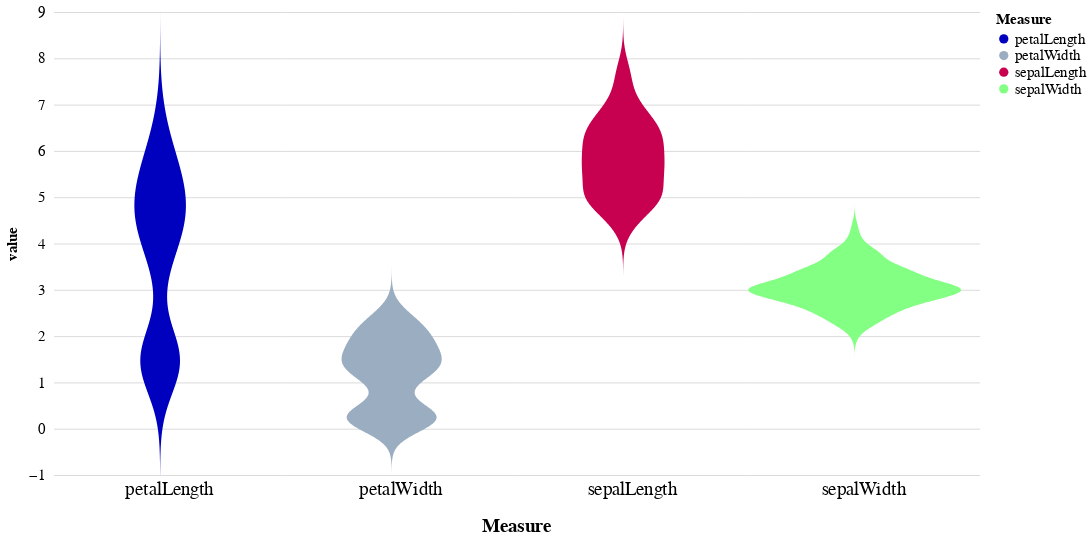

The cell this chart's notebook holds for it:
### Code cell
alt.Chart(dataset).transform_fold(
    ['petalWidth',
     'petalLength',
     'sepalWidth',
     'sepalLength'],
    as_ = ['Measure', 'value']
).transform_density(
    density='value',
    groupby=['Measure'],
    extent= [-1, 9],
    steps=1000
).mark_area(orient='horizontal').encode(
    y='value:Q',
    color='Measure:N',
    x=alt.X(
        'density:Q',
        stack='center',
        title=None,
        axis=alt.Axis(labels=False, values=[0],grid=False, ticks=True),
    ),
    column=alt.Column(
        'Measure:N',
        header=alt.Header(
            titleOrient='bottom',
            labelOrient='bottom',
            labelPadding=0,
        ),
    )
).properties(
    width=250,
    height=500
).configure_facet(
    spacing=0
).configure_view(
    stroke=None
)

### Figure 1 — Vega-Lite specification as saved in the notebook (floating-point values rounded to 4 significant figures; data arrays with more than 128 entries replaced by an {"elided": "..."} marker saying what was removed)
{"config": {"view": {"stroke": null}, "background": "white", "arc": {"fill": "#0000bf"}, "area": {"fill": "#0000bf"}, "bar": {"fill": "#0000bf"}, "boxplot": {"fill": "#0000bf"}, "circle": {"fill": "#0000bf"}, "line": {"stroke": "#0000bf"}, "mark": {"tooltip": true}, "path": {"stroke": "#0000bf"}, "point": {"stroke": "#0000bf"}, "rect": {"fill": "#0000bf"}, "rule": {"fill": "#0000bf"}, "shape": {"stroke": "#0000bf"}, "square": {"stroke": "#0000bf"}, "symbol": {"fill": "#0000bf"}, "title": {"font": "Arial", "color": "#000000", "fontSize": 25.0, "anchor": "start", "offset": 10}, "axis": {"titleFont": "Arial", "titleColor": "#000000", "titleFontSize": 16.0, "labelFont": "Arial", "labelColor": "#000000", "labelFontSize": 16.0, "gridColor": "#d9d9d9", "domainColor": "#000000", "tickColor": "#fff", "labelPadding": 10, "titlePadding": 10, "ticks": false, "domain": false}, "header": {"labelFont": "Arial", "titleFont": "Arial", "labelFontSize": 20, "titleFontSize": 20}, "legend": {"titleFont": "Arial", "titleColor": "#000000", "titleFontSize": 16.0, "labelFont": "Arial", "labelColor": "#000000", "labelFontSize": 16.0}, "range": {"category": ["#0000bf", "#9baec1", "#c7014f", "#83ff83", "#9999ff", "#6c7d8c", "#ff9ec4", "#009600"], "diverging": {"elided": "256 str values"}, "heatmap": {"elided": "256 str values"}, "ramp": {"elided": "256 str values"}, "ordinal": ["#c7014f", "#d23340", "#dd6530", "#e89621", "#f3c811", "#fefa02", "#d2ec00", "#a0d800", "#6ec300", "#3caf00", "#0a9a00"]}, "facet": {"spacing": 0}}, "data": {"name": "data-a264acbd6e539a8b3afc0cb5f240fb57"}, "mark": {"type": "area", "orient": "horizontal"}, "encoding": {"color": {"field": "Measure", "type": "nominal"}, "column": {"field": "Measure", "header": {"labelOrient": "bottom", "labelPadding": 0, "titleOrient": "bottom"}, "type": "nominal"}, "x": {"axis": {"grid": false, "labels": false, "ticks": true, "values": [0]}, "field": "density", "stack": "center", "title": null, "type": "quantitative"}, "y": {"field": "value", "type": "quantitative"}}, "height": 500, "transform": [{"fold": ["petalWidth", "petalLength", "sepalWidth", "sepalLength"], "as": ["Measure", "value"]}, {"density": "value", "extent": [-1, 9], "groupby": ["Measure"], "steps": 1000}], "width": 250, "$schema": "https://vega.github.io/schema/vega-lite/v4.17.0.json", "datasets": {"data-a264acbd6e539a8b3afc0cb5f240fb57": {"elided": "150 records"}}}
